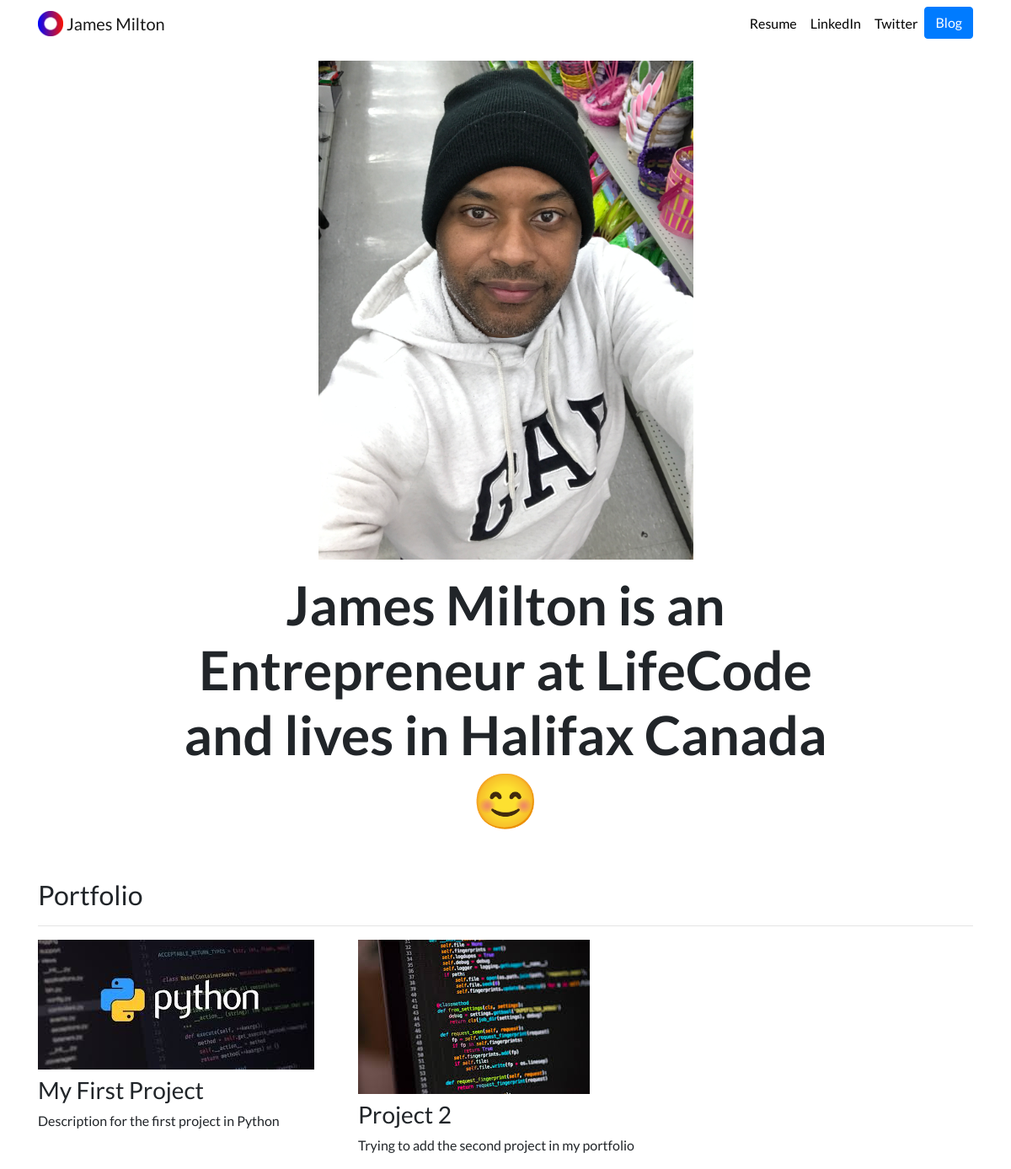
The page / on the database its author committed.
### portfolio/models.py (models this page shows, shortened)
class Project(models.Model):
    title = models.CharField(max_length=100)
    description = models.CharField(max_length=250)
    image = models.ImageField(upload_to='portfolio/images/')
    url = models.URLField(blank=True)

### portfolio/views.py (the view)
# urls.py: 2. Add a URL to urlpatterns:  path('', views.home, name='home')
def home(request):
    projects = Project.objects.all()
    return render(request, 'portfolio/home.html', {'projects':projects})

### portfolio/templates/portfolio/home.html
{% extends "portfolio/base.html" %}
{% load static %}
{% block content %}
<div class="row justify-content-center my-3">
  <div class="col-5">
    <img src="{% static 'portfolio/jm.jpg' %}" class="img-fluid">
  </div>
</div>
<div class="row justify-content-center mb-3">
  <div class="col-md-9 text-center">
    <h1 id="hometext" class="font-weight-bold">James Milton is an Entrepreneur at LifeCode and lives in Halifax Canada 😊</h1>
  </div>
</div>
<h2 class="mt-5">Portfolio</h2>
<hr>
<div class="row">
  {% for project in projects %}
  <div class="col-lg-4 col-md-6">
    {% if project.url %}
    <a href="{{ project.url }}">
      <img src="{{ project.image.url }}" class="img-fluid mb-2">
    </a>
    {% else %}
    <img src="{{ project.image.url }}" class="img-fluid mb-2">
    {% endif %}
    <h3>{{ project.title }}</h3>
    <p>{{ project.description }}</p>
  </div>
  {% endfor %}
</div>
{% endblock %}

### portfolio/templates/portfolio/base.html (shortened to what this page needs)
{% load static %}
<!doctype html>
<html lang="en">
<head>
  <link rel="stylesheet" href="https://stackpath.bootstrapcdn.com/bootstrap/4.4.1/css/bootstrap.min.css">
  <link rel="stylesheet" href="{% static "portfolio/custom.css" %}">
</head>
<body>
  <nav id="topNav" class="navbar navbar-expand-md navbar-light">
    <div class="container">
      <a class="navbar-brand" href="{% url 'home' %}">
        <img src="{% static "portfolio/Logo.png" %}" width="30" height="30" class="d-inline-block align-top" alt="Nick's Logo">
        <span>James Milton</span>
      </a>
      <div class="collapse navbar-collapse text-center" id="navbarNav">
        <ul class="navbar-nav ml-auto">
          <li class="nav-item">
            <a class="nav-link" href="{% static 'portfolio/resume.pdf' %}">Resume</a>
          </li>
          <li class="nav-item">
            <a class="nav-link" href="https://www.linkedin.com/in/jamesmilton/" target="_blank">LinkedIn</a>
          </li>
          <li class="nav-item">
            <a class="nav-link" href="https://twitter.com/james_milton" target="_blank">Twitter</a>
          </li>
          <li>
            <a role="button" href="{% url 'blog:all_blogs' %}" class="btn btn-primary">Blog</a>
          </li>
        </ul>
      </div>
    </div>
  </nav>
  <div class="container">
    {% block content %}{% endblock %}
  </div>
</body>
</html>

### portfolio/static/portfolio/custom.css (style rules this page uses)
.navbar-nav .nav-link { color: rgba(0,0,0,1) !important; }
body { font-family: 'Lato', sans-serif; }
@media (min-width: 992px) { #hometext { font-size: 4rem; } }

### rows shown on the page
Project: image (picture), title "My First Project", description "Description for the first project in Python"
Project: image (picture), title "Project 2", description "Trying to add the second project in my portfolio"
